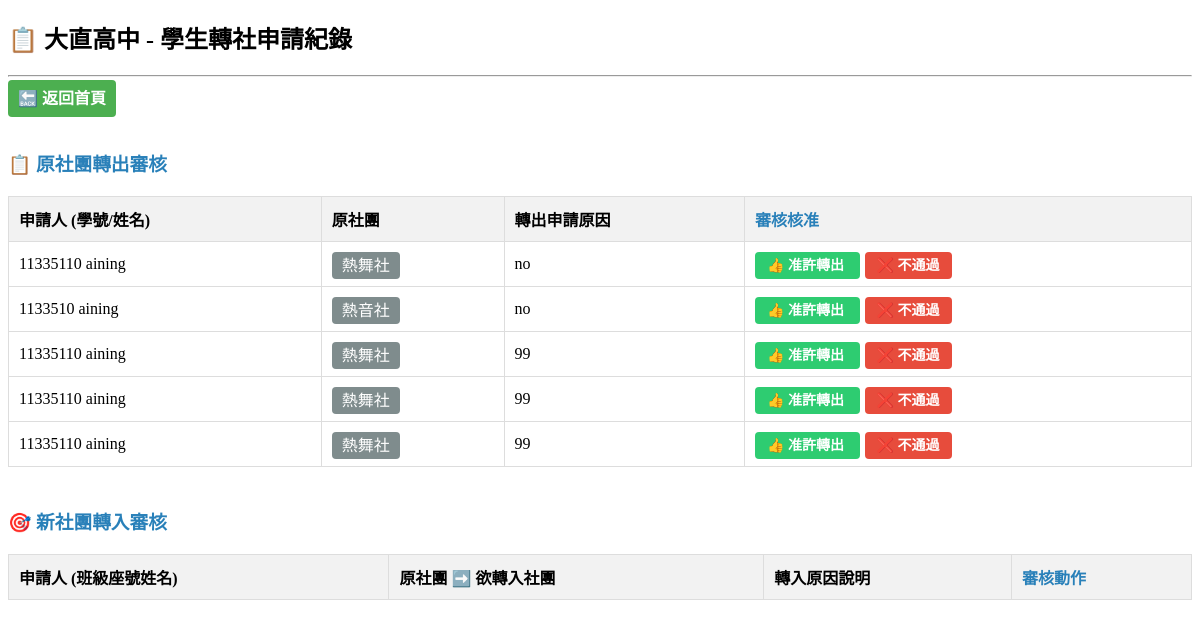
The page /apply/teacher/ (signed in) on the database as committed earlier.
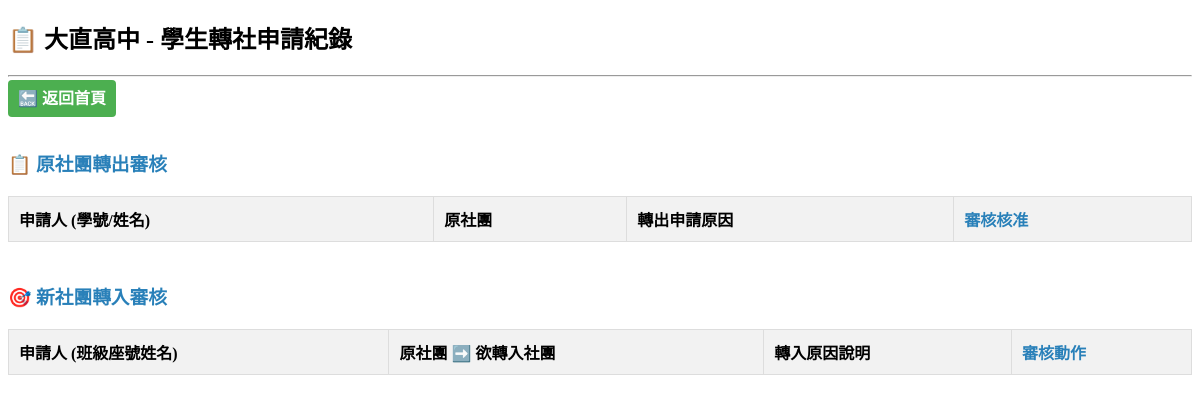
The same page on the database as committed later.
### em/models.py (models this page shows, shortened)
class Apply(models.Model):
    STATUS_CHOICES = [
        (0, '第一關：等待原社社長審核'),
        (1, '第一關失敗：原社社長拒絕'),
        (2, '第二關：等待原社社師審核'),
        (3, '第二關失敗：原社社師拒絕'),
        (4, '申請成功：允許轉出'),
        (5, '第三關：選取欲轉入社團並填寫資料'),
        (6, '第四關：等待新社社長審核'),
        (7, '第四關失敗：新社社長拒絕'),
        (8, '第五關：等待新社社師審核'),
        (9, '第五關失敗：新社社師拒絕'),
        (10, '第六關：等待組長審核'),
        (11, '第六關失敗：組長拒絕'),
        (12, '第六關成功：申請成功'),
    ]
    applicant = models.ForeignKey(User, on_delete=models.CASCADE, verbose_name='申請者')
    student_id = models.CharField('學號', max_length=20)
    from_club = models.ForeignKey(Club, on_delete=models.CASCADE, related_name='out_applies', verbose_name='原社團',null=True, blank=True)
    target_club = models.ForeignKey(Club, on_delete=models.CASCADE, related_name='in_applies', verbose_name='想轉入的社團', null=True, blank=True)
    out_reason = models.TextField('轉出原因', null=True, blank=True)
    in_reason = models.TextField('轉入原因', null=True, blank=True)
    status = models.IntegerField('申請狀態', choices=STATUS_CHOICES, default=0)
    chief_approved = models.BooleanField(null=True, blank=True, verbose_name="原社社長審核")
    teacher_approved = models.BooleanField(null=True, blank=True, verbose_name="原社老師審核")
    new_chief_approved = models.BooleanField(null=True, blank=True, verbose_name="新社社長審核")
    new_teacher_approved = models.BooleanField(null=True, blank=True, verbose_name="新社老師審核")
    leader_approved = models.BooleanField(null=True, blank=True, verbose_name="訓育組長最終核定")

class Club(models.Model):
    CATEGORY_CHOICES = [
        ('才藝', '才藝性社團'),
        ('體育', '體育性社團'),
        ('育樂', '育樂性社團'),
        ('學術類自然', '學術類自然社團'),
        ('學術類社會', '學術類社會社團'),
    ]
    category = models.CharField(
        '社團屬性',
        max_length=10,
        choices=CATEGORY_CHOICES,
        default='才藝'
    )
    clubname = models.CharField('社團名稱', max_length=10)
    leadername = models.CharField('社長名稱', max_length=5)
    teachername = models.CharField('社師名稱', max_length=5)
    memberaccount = models.CharField('社團名額', max_length=3, default='40')
    def __str__(self):
        return self.clubname

### em/views.py (the view, shortened to what this page needs)
# urls.py: path('apply/teacher/', views.TeacherApplyList.as_view(), name='teacher_list'),
class TeacherApplyList(PermissionRequiredMixin, ListView):
    permission_required = 'em.view_apply'
    model = Apply
    template_name = 'em/teacher_list.html'
    login_url = '/login/'
    def get_queryset(self):
        user_email = self.request.GET.get('mock_user', self.request.user.email)
        if user_email == 'leader@dcsh.tp.edu.tw' or self.request.user.is_superuser:
            return Apply.objects.all()
    def get_context_data(self, **kwargs):
        context = super().get_context_data(**kwargs)
        context['current_mock_user'] = self.request.GET.get('mock_user', self.request.user.email)
        return context

### em/templates/em/teacher_list.html (shortened to what this page needs)
<!DOCTYPE html>
<html>
<head>
</head>
<body>
    <h2>📋 大直高中 - 學生轉社申請紀錄</h2>
    <hr>
   <a href="/" style="padding: 10px; background-color: #4CAF50; color: white; text-decoration: none; border-radius: 4px; font-weight: bold;">
    🔙 返回首頁
</a>
    <h3 class="section-title-out">📋 原社團轉出審核</h3>
    <table border="1" cellpadding="10" style="border-collapse: collapse; width: 100%; text-align: center;">
        <thead>
            <tr style="background-color: #f9ebea;"> <th>申請人 (學號/姓名)</th>
                <th>原社團 </th>
                <th>轉出申請原因</th>
                <th style="color: #2980b9;">審核核准</th>
            </tr>
        </thead>
        <tbody>
            {% for apply in object_list %}
                {% if apply.status == 0 %}
                <tr>
                    <td>{{ apply.student_id }} {{ apply.applicant.username }}</td>
                   <td><span class="badge bg-secondary" style="background-color: #7f8c8d; color: white; padding: 5px 10px; border-radius: 4px;">{{ apply.from_club }}</span></td>
                    <td>{{ apply.out_reason }}</td>
                    <td>
                        <a href="{% url 'review_apply' apply.pk 5 %}" style="background:#2ecc71; color:white; padding:6px 12px; text-decoration:none; border-radius:4px; margin-right:5px; font-weight: bold; font-size: 14px;">
                            👍 准許轉出
                        </a>
                        <a href="{% url 'review_apply' apply.pk 12 %}" style="background:#e74c3c; color:white; padding:6px 12px; text-decoration:none; border-radius:4px; font-weight: bold; font-size: 14px;">
                            ❌ 不通過
                        </a>
                    </td>
                </tr>
                {% endif %}
            {% empty %}
                <tr>
                    <td colspan="4">目前沒有任何待處理的轉出申請。</td>
                </tr>
            {% endfor %}
        </tbody>
    </table>
    <h3 class="section-title-in">🎯 新社團轉入審核</h3>
    <table border="1" cellpadding="10" style="border-collapse: collapse; width: 100%; text-align: center;">
        <thead>
            <tr style="background-color: #eaf2f8;"> <th>申請人 (班級座號姓名)</th>
                <th>原社團 ➡️ 欲轉入社團</th>
                <th>轉入原因說明</th>
                <th style="color: #2980b9;">審核動作</th>
            </tr>
        </thead>
    </table>
</body>
</html>

Rows that differ between the two databases and show on the page:
no longer on this page (row edited): Apply: student_id "11335110", applicant.username "aining", from_club "熱舞社", out_reason "no"
no longer on this page (row edited): Apply: student_id "1133510", applicant.username "aining", from_club "熱音社", out_reason "no"
no longer on this page (row edited): Apply: student_id "11335110", applicant.username "aining", from_club "熱舞社", out_reason "99"
no longer on this page (row edited): Apply: student_id "11335110", applicant.username "aining", from_club "熱舞社", out_reason "99"
no longer on this page (row edited): Apply: student_id "11335110", applicant.username "aining", from_club "熱舞社", out_reason "99"
